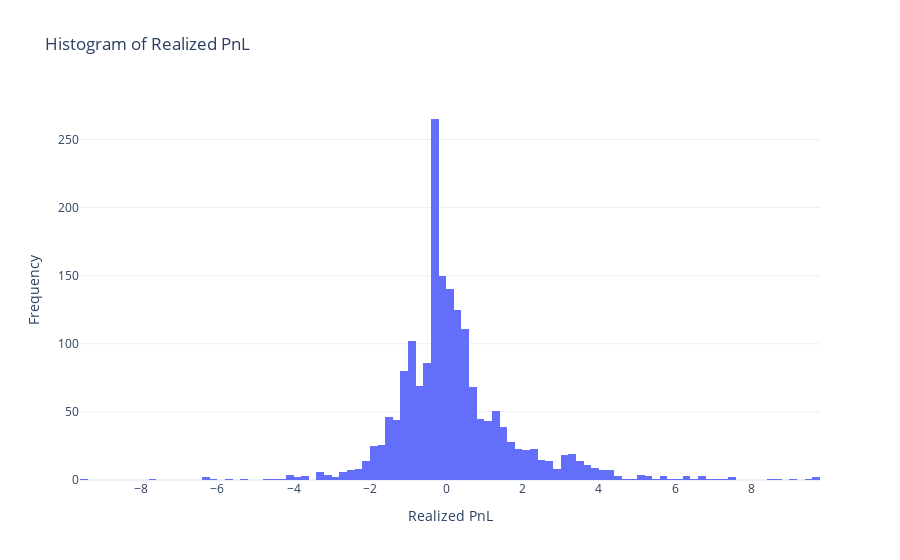

Notebook code cell kept with this figure:
### Code cell
filtered_pnl = realized_pnl[realized_pnl != 0]

# Create the histogram
fig = px.histogram(filtered_pnl, x=filtered_pnl, nbins=100, title='Histogram of Realized PnL')

# Update the labels
fig.update_layout(
    xaxis_title='Realized PnL',
    yaxis_title='Frequency',
    template='plotly_white'
)

# Show the plot
fig.show()

### Figure 1 — Plotly figure (JSON) as saved in the notebook; plotly's stock layout.template omitted (floating-point values rounded to 4 significant figures; data arrays with more than 128 entries replaced by an {"elided": "..."} marker saying what was removed)
{"data": [{"alignmentgroup": "True", "bingroup": "x", "hovertemplate": "x=%{x}<br>count=%{y}<extra></extra>", "legendgroup": "", "marker": {"color": "#636efa", "pattern": {"shape": ""}}, "name": "", "nbinsx": 100, "offsetgroup": "", "orientation": "v", "showlegend": false, "x": {"elided": "1835 float values"}, "xaxis": "x", "yaxis": "y", "type": "histogram"}], "layout": {"xaxis": {"anchor": "y", "domain": [0.0, 1.0], "title": {"text": "Realized PnL"}}, "yaxis": {"anchor": "x", "domain": [0.0, 1.0], "title": {"text": "Frequency"}}, "legend": {"tracegroupgap": 0}, "title": {"text": "Histogram of Realized PnL"}, "barmode": "relative"}}
